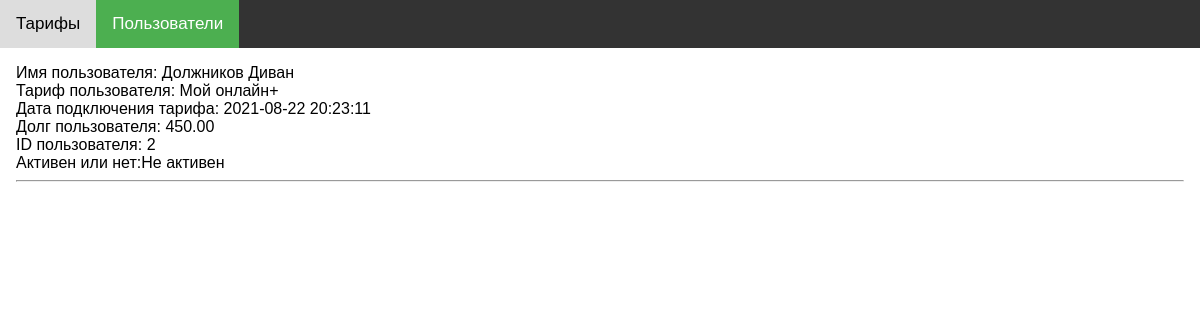
Screenshot of /users.php?a=1 with the database file from the repository.
### tables this page shows
CREATE TABLE `provider_users` (
  `id` int NOT NULL,
  `name` varchar(255) NOT NULL,
  `idRate` int NOT NULL,
  `timeConnect` datetime NOT NULL DEFAULT CURRENT_TIMESTAMP,
  `active` tinyint(1) NOT NULL,
  `debt` decimal(10,2) NOT NULL
);

CREATE TABLE `provider_rates` (
  `id` int NOT NULL,
  `rateTitle` varchar(255) NOT NULL,
  `rateSpeed` int NOT NULL,
  `rateText` varchar(255) NOT NULL,
  `ratePrice` int NOT NULL,
  `rateVolume` int NOT NULL DEFAULT '0'
);

### users.php (the view, shortened to what this page needs)
<!DOCTYPE html>
<html lang="en">
<head>
</head>
<body>
<div class="topnav">
  <a  href="catalog.php">Тарифы</a>
  <a href="users.php" class = "hoverable active">Пользователи</a>
</div>
<div style="padding:16px">
 <?php
$dbh = new PDO('mysql:dbname=Garanin;host=localhost' , 'Garanin' , 'rwuJiXRn');
     $sort = $_GET['a'];
   if($sort == 1){
    $sth = $dbh->prepare("SELECT provider_users.id, `name`, `idRate`, `timeConnect`, `active`, `debt`, `rateTitle` FROM `provider_users`
    join provider_rates on provider_rates.id = provider_users.idRate where provider_users.active = 0
    ");
    $sth->execute();
    $users = $sth->fetchAll();
    foreach ($users as $user) {
    $c = $user['active'];
    if ($c == 1) {
      $c = 'Активен';
    } else {
      $c = 'Не активен';
    }
        echo 'Имя пользователя: '.$user['name'].'<br>Тариф пользователя: '. $user['rateTitle'].'<br>Дата подключения тарифа: '. $user['timeConnect'].'<br> Долг пользователя: '. $user['debt'] . '<br> ID пользователя: ' . $user['id'] .'<br> Активен или нет:' . $c. '<br><hr>';
        }
 }
    ?></div>
</body>
</html>

### users.php (style rules this page uses)
body { margin: 0; font-family: Arial, Helvetica, sans-serif; }
.topnav { overflow: hidden; background-color: #333; }
.topnav a { float: left; color: #f2f2f2; text-align: center; padding: 14px 16px; text-decoration: none; font-size: 17px; }
.topnav a.active { background-color: #4CAF50; color: white; }

### rows the page displays
provider_users: name "Должников Диван", idRate.rateTitle "Мой онлайн+", timeConnect "2021-08-22 20:23:11", debt "450.00", id "2", active "Не активен"
